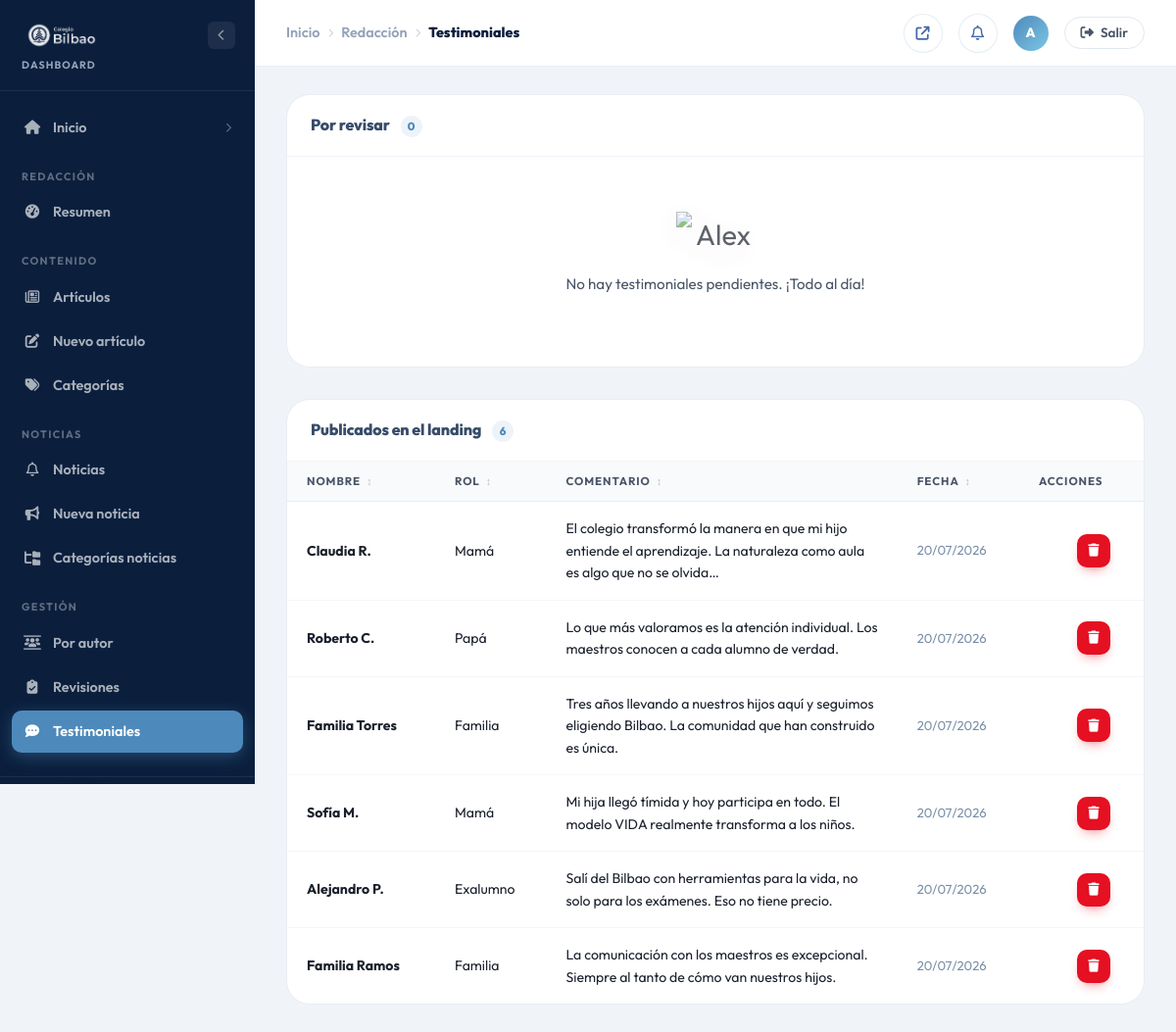
The app's page /dashboard/testimoniales (signed in) with its own data.
### tables this page shows
CREATE TABLE testimoniales (
  id         INT AUTO_INCREMENT PRIMARY KEY,
  nombre     VARCHAR(100) NOT NULL,
  rol        ENUM('Papá','Mamá','Exalumno','Exalumna','Familia') NOT NULL,
  comentario TEXT NOT NULL,
  aprobado   TINYINT(1) NOT NULL DEFAULT 0,
  created_at TIMESTAMP DEFAULT CURRENT_TIMESTAMP
);

### views/blog/testimoniales/index.php (the view, shortened to what the rows shown need)
<div class="admin-layout">
    <div class="admin-main">
        <main class="admin-content">
            <?php
            $pendientes = array_filter($testimoniales ?? [], fn($t) => !$t->aprobado);
            $aprobados  = array_filter($testimoniales ?? [], fn($t) => $t->aprobado);
            ?>
            <div class="admin-panel" style="margin-bottom:32px;">
                <div class="admin-panel__header">
                    <h2 class="admin-panel__title">
                        Por revisar
                        <span class="admin-panel__count"><?= count($pendientes) ?></span>
                    </h2>
                </div>
            </div>
            <div class="admin-panel">
                <div class="admin-panel__header">
                    <h2 class="admin-panel__title">
                        Publicados en el landing
                        <span class="admin-panel__count"><?= count($aprobados) ?></span>
                    </h2>
                </div>
                <?php if (empty($aprobados)): ?>
                <div class="admin-empty-state">
                    <p class="admin-empty-state__text">Aún no hay testimoniales aprobados.</p>
                </div>
                <?php else: ?>
                <div class="admin-table-scroll">
                    <table class="admin-table" data-table data-table-per="10" data-table-noun="testimoniales">
                        <thead>
                            <tr>
                                <th data-sort="text">Nombre</th>
                                <th data-sort="text">Rol</th>
                                <th data-sort="text">Comentario</th>
                                <th data-sort="date">Fecha</th>
                                <th>Acciones</th>
                            </tr>
                        </thead>
                        <tbody>
                        <?php foreach ($aprobados as $i => $t): ?>
                            <tr data-pager-item<?= $i >= 10 ? ' class="is-hidden"' : '' ?>>
                                <td><strong><?= htmlspecialchars($t->nombre) ?></strong></td>
                                <td><?= htmlspecialchars($t->rol) ?></td>
                                <td style="max-width:320px;"><?= htmlspecialchars(mb_substr($t->comentario, 0, 120)) ?><?= mb_strlen($t->comentario) > 120 ? '…' : '' ?></td>
                                <td data-val="<?= date('Y-m-d', strtotime($t->created_at)) ?>" style="white-space:nowrap;color:#7a8fa8;font-size:.82rem;"><?= date('d/m/Y', strtotime($t->created_at)) ?></td>
                                <td>
                                    <div class="admin-table__actions">
                                        <form method="POST" action="/dashboard/testimoniales/rechazar" data-confirm="¿Eliminar este testimonio publicado? Desaparecerá del sitio.">
                                            <button type="submit" class="admin-act admin-act--del" title="Eliminar">
                                                <i class="fa-solid fa-trash"></i>
                                            </button>
                                        </form>
                                    </div>
                                </td>
                            </tr>
                        <?php endforeach; ?>
                        </tbody>
                    </table>
                </div>
                <?php endif; ?>
            </div>
        </main>
    </div>
</div>

### records on screen
testimoniales: nombre "Claudia R.", rol "Mamá", comentario "El colegio transformó la manera en que mi hijo entiende el aprendizaje. La naturaleza como aula es algo que no se olvida", created_at "20/07/2026"
testimoniales: nombre "Roberto C.", rol "Papá", comentario "Lo que más valoramos es la atención individual. Los maestros conocen a cada alumno de verdad.", created_at "20/07/2026"
testimoniales: nombre "Familia Torres", rol "Familia", comentario "Tres años llevando a nuestros hijos aquí y seguimos eligiendo Bilbao. La comunidad que han construido es única.", created_at "20/07/2026"
testimoniales: nombre "Sofía M.", rol "Mamá", comentario "Mi hija llegó tímida y hoy participa en todo. El modelo VIDA realmente transforma a los niños.", created_at "20/07/2026"
testimoniales: nombre "Alejandro P.", rol "Exalumno", comentario "Salí del Bilbao con herramientas para la vida, no solo para los exámenes. Eso no tiene precio.", created_at "20/07/2026"
testimoniales: nombre "Familia Ramos", rol "Familia", comentario "La comunicación con los maestros es excepcional. Siempre al tanto de cómo van nuestros hijos.", created_at "20/07/2026"

### other values on screen
$_cr['label'] "Inicio"
$_cr['label'] "Redacción"
$_cr['label'] "Testimoniales"
$_tbInicial "A"
count($pendientes) "0"
count($aprobados) "6"
